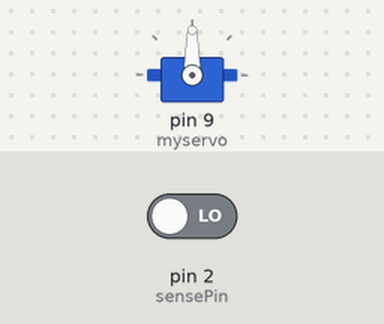
A sketch run on a simulated Arduino Uno, built with avr-gcc and run on an emulated ATmega328P. Shown: servo. Inputs (shaded band) come from the test bench; at power-on: pin 2 (sensePin) LOW.

Above: at 1.2 s.
1.3 s: pin 2 (sensePin) driven HIGH
At 1.7 s:
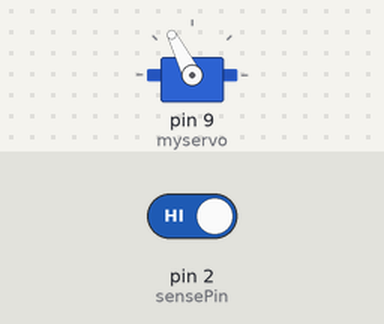
Timing chart, 0 to 8.8 s (numbered marks = the images above; inputs shaded):
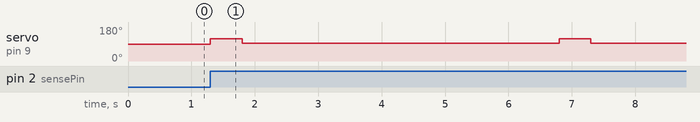

The sketch:

arduino_uno_servo_lift.ino
```cpp
#include <Servo.h>


Servo myservo;
int sensePin = 2;

void setup()
{
  pinMode(sensePin, INPUT);
  myservo.attach(9); //set up the servo as usual
//  myservo.writeMicroseconds(1700); //for watching the speeds in the serial monitor
//myservo.write(90);


  //attach external interrurpt
//  attachInterrupt(0, interruptsequnce, RISING);
}

void loop() {

      if (digitalRead(sensePin))
      {
        //change from 2000->1000
        myservo.writeMicroseconds(1750);
        delay(500);
        myservo.writeMicroseconds(1500);
        delay(5000);
      }


}

//interrupt got executed when the external pin goes from 0 - > 1
void interruptsequnce(){


}
```

Measured:
- after the input at 1.3 s, servo on pin 9 (myservo): alternates 117° for 0.50 s and 93° for 5.0 s, starting at once
